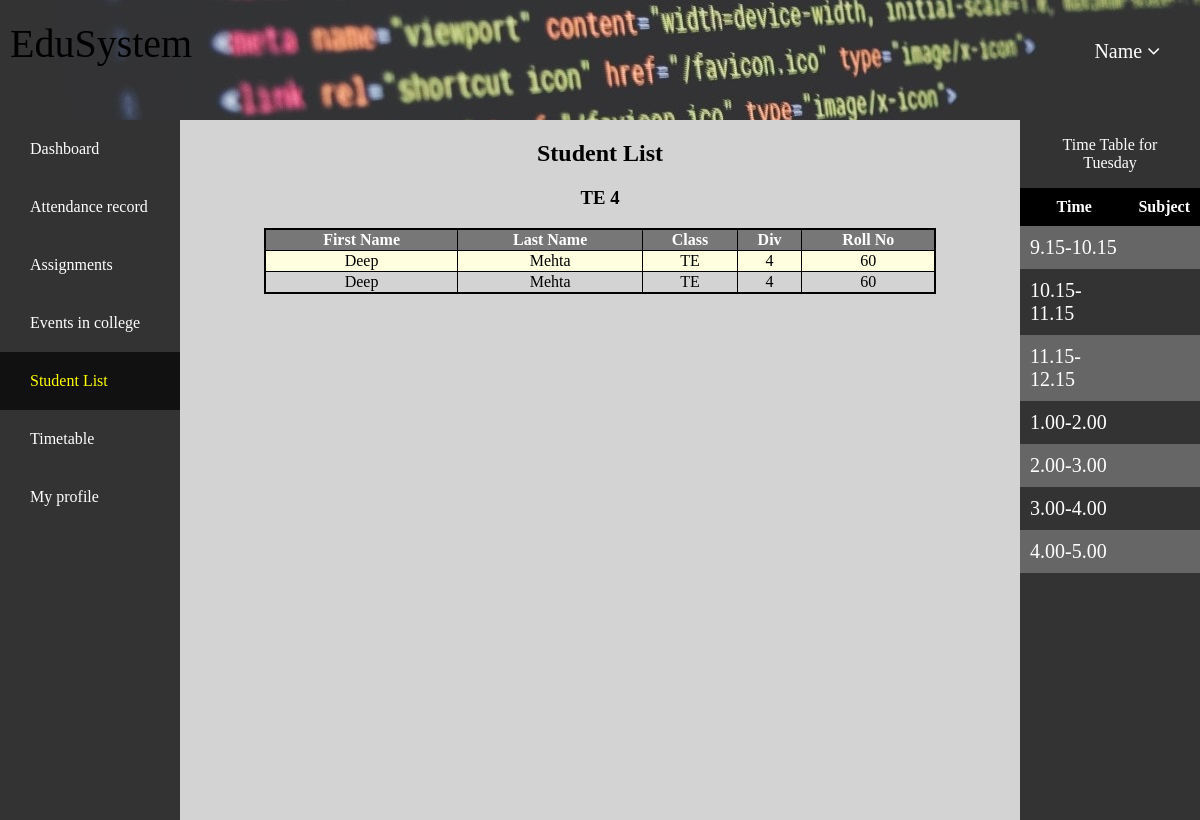
Page /home.php?page=list.php (signed in) on the earlier database version.
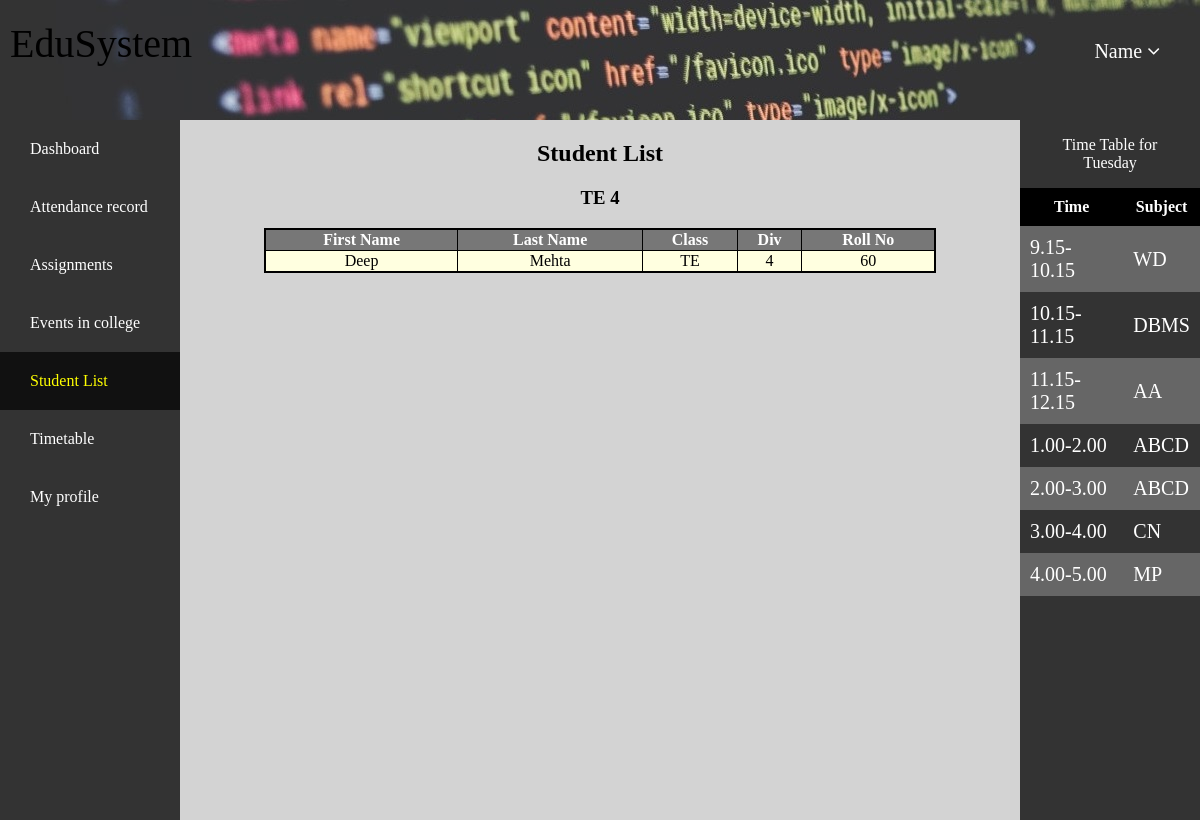
Same page on the later database version.
### tables this page shows
CREATE TABLE `timetable` (
  `SrNo` int(1) NOT NULL,
  `Time` varchar(15) NOT NULL,
  `Monday` varchar(15) NOT NULL,
  `Tuesday` varchar(15) NOT NULL,
  `Wednesday` varchar(15) NOT NULL,
  `Thrusday` varchar(15) NOT NULL,
  `Friday` varchar(15) NOT NULL
);

### home.php (the view, shortened to what the changed rows need)
<html>
<head>
    <link rel="stylesheet" type="text/css" href="Addons/home.css">
    <link rel="stylesheet" href="https://cdnjs.cloudflare.com/ajax/libs/font-awesome/4.7.0/css/font-awesome.min.css">
</head>
<body>
    <div class="flex-container">
        <div class="maincontent">
            <?php
                if (isset($_GET['page'])&&$_GET['page']!=""){
                    include $_GET['page'];
                }
                else {
                    include 'dashboard.php';
                }
            ?>
        </div>
        <?php
            $user = 'student';
            $pass = 'sakec';
            $db = 'students';
            $conn = new mysqli('localhost', $user, $pass, $db) or die("Unable to connect to server".$db);
            $get_all = "select * from timetable";
            $data = mysqli_query($conn, $get_all) or die("No records found.");
            $row = mysqli_fetch_assoc($data);
            $day = "Tuesday";
            echo '<div class="asideright">
                <div class="iasideright">
                        <p class="tthead" align="center">Time Table for <br>'.$day.' </p>
                        <table class="asiderighttable" >
                            <tr>
                                <th>Time</th>
                                <th>Subject</th>
                            </tr>';
                            echo '<tr>
                                <td>9.15-10.15</td>
                                <td>'.$row[$day].'</td>
                            </tr>';
                            $row = mysqli_fetch_assoc($data);
                            echo '
                            <tr>
                                <td>10.15-11.15</td>
                                <td>'.$row[$day].'</td>
                            </tr>';
                            $row = mysqli_fetch_assoc($data);
                            echo '
                            <tr>
                                <td>11.15-12.15</td>
                                <td>'.$row[$day].'</td>
                            </tr>';
                            $row = mysqli_fetch_assoc($data);
                            echo '
                            <tr>
                                <td>1.00-2.00</td>
                                <td>'.$row[$day].'</td>
                            </tr>';
                            $row = mysqli_fetch_assoc($data);
                            echo '
                            <tr>
                                <td>2.00-3.00</td>
                                <td>'.$row[$day].'</td>
                            </tr>';
                            $row = mysqli_fetch_assoc($data);
                            echo '
                            <tr>
                                <td>3.00-4.00</td>
                                <td>'.$row[$day].'</td>
                            </tr>';
                            $row = mysqli_fetch_assoc($data);
                            echo '
                            <tr>
                                <td>4.00-5.00</td>
                                <td>'.$row[$day].'</td>
                            </tr>
                    </table>
                </div>
            </div>';
        ?>
    </div>
</body>
</html>

### get_profile.php (shortened to what the changed rows need)
<!DOCTYPE html>
<html lang="en">
<head>
	<link rel="stylesheet" href="Addons/profile.css">
</head>
<body>
	<h2>Student List</h2>
	<?php
		$user = 'student';
		$pass = 'sakec';
		$db = 'students';
		$conn = new mysqli('localhost', $user, $pass, $db) or die("Unable to connect to server".$db);
		$fetchdiv = "select * from profile where UserId=\"".$_SESSION['name']."\"";
		$temp = mysqli_query($conn, $fetchdiv) or die("Record not found.");
		$div = mysqli_fetch_assoc($temp);
		$get_all = "select Fname, Lname, Class, Division, RollNo from profile where UserId!=\"0\" and Division=".$div['Division']." order by RollNo";
		$data = mysqli_query($conn, $get_all) or die("No records found.");
		echo "<div class=\"table\"><table><tr><th>First Name</th><th>Last Name</th><th>Class</th><th>Div</th><th>Roll No</th>";
		while($row = mysqli_fetch_assoc($data)) {
			echo "<tr><td>".$row["Fname"]."</td><td>".$row["Lname"]."</td><td>".$row["Class"]."</td><td>".$row["Division"]."</td><td>".$row["RollNo"]."</td></tr>";
		}
		echo "</table></div>";
	?>
</body>
</html>

Differences in the rows shown:
added timetable: Tuesday "WD"
added timetable: Tuesday "DBMS"
added timetable: Tuesday "AA"
added timetable: Tuesday "ABCD"
added timetable: Tuesday "ABCD"
added timetable: Tuesday "CN"
added timetable: Tuesday "MP"
Other differences:
list line gone: "Deep Mehta TE 4 60"
